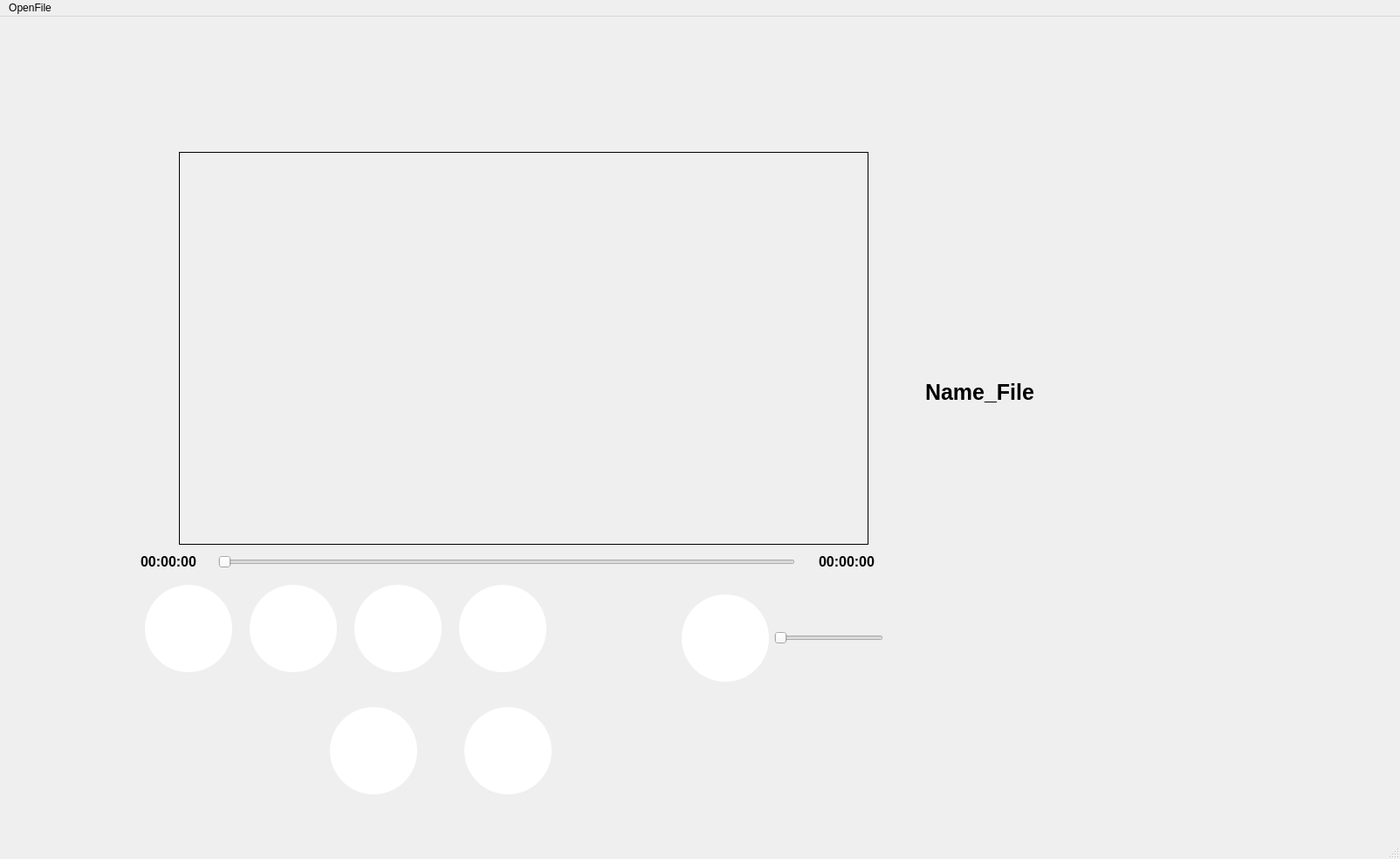
<?xml version="1.0" encoding="UTF-8"?>
<ui version="4.0">
 <class>MainWindow</class>
 <widget class="QMainWindow" name="MainWindow">
  <property name="geometry">
   <rect>
    <x>0</x>
    <y>0</y>
    <width>1604</width>
    <height>984</height>
   </rect>
  </property>
  <property name="windowTitle">
   <string>MainWindow</string>
  </property>
  <widget class="QWidget" name="centralwidget">
   <widget class="QGroupBox" name="groupBox_Video">
    <property name="geometry">
     <rect>
      <x>205</x>
      <y>155</y>
      <width>790</width>
      <height>450</height>
     </rect>
    </property>
    <property name="styleSheet">
     <string notr="true">QGroupBox
{
	border:1px solid black;
}</string>
    </property>
    <property name="title">
     <string/>
    </property>
   </widget>
   <widget class="QLabel" name="label_Total_Time">
    <property name="geometry">
     <rect>
      <x>938</x>
      <y>611</y>
      <width>82</width>
      <height>27</height>
     </rect>
    </property>
    <property name="font">
     <font>
      <pointsize>12</pointsize>
      <bold>true</bold>
     </font>
    </property>
    <property name="text">
     <string>00:00:00</string>
    </property>
   </widget>
   <widget class="QSlider" name="horizontalSlider_Duration">
    <property name="geometry">
     <rect>
      <x>250</x>
      <y>616</y>
      <width>661</width>
      <height>18</height>
     </rect>
    </property>
    <property name="orientation">
     <enum>Qt::Orientation::Horizontal</enum>
    </property>
   </widget>
   <widget class="QLabel" name="label_current_Time">
    <property name="geometry">
     <rect>
      <x>161</x>
      <y>611</y>
      <width>82</width>
      <height>27</height>
     </rect>
    </property>
    <property name="font">
     <font>
      <pointsize>12</pointsize>
      <bold>true</bold>
     </font>
    </property>
    <property name="text">
     <string>00:00:00</string>
    </property>
   </widget>
   <widget class="QLabel" name="label_songTitle">
    <property name="geometry">
     <rect>
      <x>1060</x>
      <y>360</y>
      <width>291</width>
      <height>141</height>
     </rect>
    </property>
    <property name="font">
     <font>
      <pointsize>19</pointsize>
      <bold>true</bold>
     </font>
    </property>
    <property name="text">
     <string>Name_File</string>
    </property>
   </widget>
   <widget class="QWidget" name="">
    <property name="geometry">
     <rect>
      <x>781</x>
      <y>661</y>
      <width>231</width>
      <height>102</height>
     </rect>
    </property>
    <layout class="QHBoxLayout" name="horizontalLayout">
     <item>
      <widget class="QPushButton" name="pushButton_Volume">
       <property name="styleSheet">
        <string notr="true">QPushButton {
    border: none;
    border-radius: 50px;
    background-color: rgb(255, 255, 255);
    color: rgb(52, 51, 64);
    min-width: 100px;
    max-width: 100px;
    min-height: 100px;
    max-height: 100px;
    padding: 0px;
}
</string>
       </property>
       <property name="text">
        <string/>
       </property>
      </widget>
     </item>
     <item>
      <widget class="QSlider" name="horizontalSlider_Volume">
       <property name="orientation">
        <enum>Qt::Orientation::Horizontal</enum>
       </property>
      </widget>
     </item>
    </layout>
   </widget>
   <widget class="QWidget" name="">
    <property name="geometry">
     <rect>
      <x>152</x>
      <y>650</y>
      <width>491</width>
      <height>102</height>
     </rect>
    </property>
    <layout class="QHBoxLayout" name="horizontalLayout_2">
     <item>
      <widget class="QPushButton" name="pushButton_Seek_Backward">
       <property name="styleSheet">
        <string notr="true">QPushButton {
    border: none;
    border-radius: 50px;
    background-color: rgb(255, 255, 255);
    color: rgb(52, 51, 64);
    min-width: 100px;
    max-width: 100px;
    min-height: 100px;
    max-height: 100px;
    padding: 0px;
}
</string>
       </property>
       <property name="text">
        <string/>
       </property>
      </widget>
     </item>
     <item>
      <widget class="QPushButton" name="pushButton_Play_Pause">
       <property name="styleSheet">
        <string notr="true">QPushButton {
    border: none;
    border-radius: 50px;
    background-color: rgb(255, 255, 255);
    color: rgb(52, 51, 64);
    min-width: 100px;
    max-width: 100px;
    min-height: 100px;
    max-height: 100px;
    padding: 0px;
}
</string>
       </property>
       <property name="text">
        <string/>
       </property>
      </widget>
     </item>
     <item>
      <widget class="QPushButton" name="pushButton_Stop">
       <property name="styleSheet">
        <string notr="true">QPushButton {
    border: none;
    border-radius: 50px;
    background-color: rgb(255, 255, 255);
    color: rgb(52, 51, 64);
    min-width: 100px;
    max-width: 100px;
    min-height: 100px;
    max-height: 100px;
    padding: 0px;
}
</string>
       </property>
       <property name="text">
        <string/>
       </property>
      </widget>
     </item>
     <item>
      <widget class="QPushButton" name="pushButton_Seek_Forward">
       <property name="styleSheet">
        <string notr="true">QPushButton {
    border: none;
    border-radius: 50px;
    background-color: rgb(255, 255, 255);
    color: rgb(52, 51, 64);
    min-width: 100px;
    max-width: 100px;
    min-height: 100px;
    max-height: 100px;
    padding: 0px;
}
</string>
       </property>
       <property name="text">
        <string/>
       </property>
      </widget>
     </item>
    </layout>
   </widget>
   <widget class="QWidget" name="">
    <property name="geometry">
     <rect>
      <x>330</x>
      <y>790</y>
      <width>351</width>
      <height>102</height>
     </rect>
    </property>
    <layout class="QHBoxLayout" name="horizontalLayout_3">
     <item>
      <widget class="QPushButton" name="pushButton_Previous">
       <property name="styleSheet">
        <string notr="true">QPushButton {
    border: none;
    border-radius: 50px;
    background-color: rgb(255, 255, 255);
    color: rgb(52, 51, 64);
    min-width: 100px;
    max-width: 100px;
    min-height: 100px;
    max-height: 100px;
    padding: 0px;
}
</string>
       </property>
       <property name="text">
        <string/>
       </property>
      </widget>
     </item>
     <item>
      <widget class="QPushButton" name="pushButton_Next">
       <property name="styleSheet">
        <string notr="true">QPushButton {
    border: none;
    border-radius: 50px;
    background-color: rgb(255, 255, 255);
    color: rgb(52, 51, 64);
    min-width: 100px;
    max-width: 100px;
    min-height: 100px;
    max-height: 100px;
    padding: 0px;
}
</string>
       </property>
       <property name="text">
        <string/>
       </property>
      </widget>
     </item>
    </layout>
   </widget>
  </widget>
  <widget class="QMenuBar" name="menubar">
   <property name="geometry">
    <rect>
     <x>0</x>
     <y>0</y>
     <width>1604</width>
     <height>25</height>
    </rect>
   </property>
   <widget class="QMenu" name="menuOpenFile">
    <property name="title">
     <string>OpenFile</string>
    </property>
    <addaction name="actionOpen_File"/>
   </widget>
   <addaction name="menuOpenFile"/>
  </widget>
  <widget class="QStatusBar" name="statusbar"/>
  <action name="actionOpen_File">
   <property name="text">
    <string>Open</string>
   </property>
  </action>
 </widget>
 <resources/>
 <connections/>
</ui>
